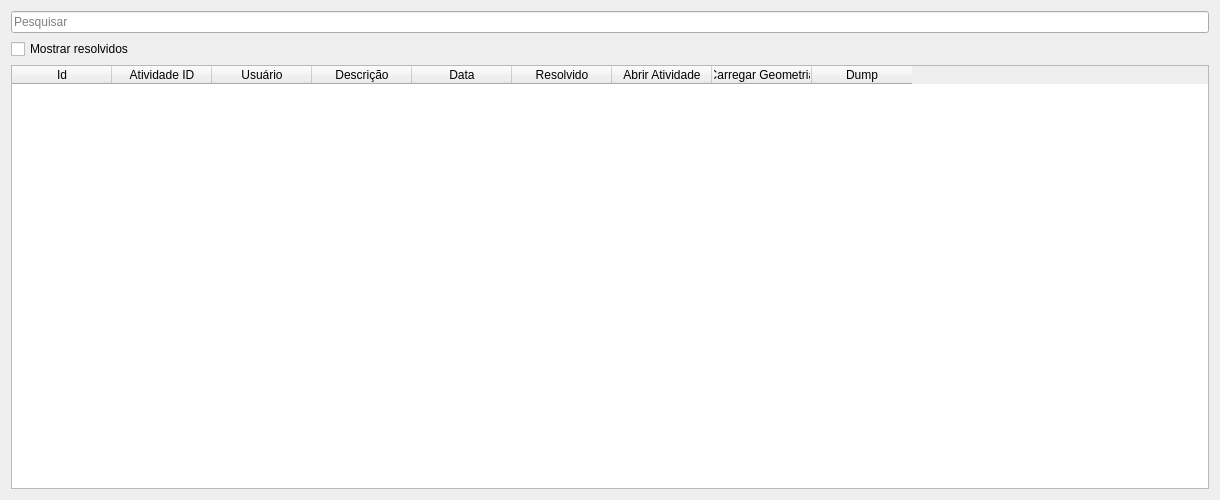
<?xml version="1.0" encoding="UTF-8"?>
<ui version="4.0">
 <class>Dialog</class>
 <widget class="QDialog" name="Dialog">
  <property name="geometry">
   <rect>
    <x>0</x>
    <y>0</y>
    <width>1220</width>
    <height>500</height>
   </rect>
  </property>
  <property name="windowTitle">
   <string>Alterações de Fluxo</string>
  </property>
  <layout class="QGridLayout" name="gridLayout">
   <item row="0" column="0">
    <widget class="QLineEdit" name="searchLe">
     <property name="placeholderText">
      <string>Pesquisar</string>
     </property>
    </widget>
   </item>
   <item row="1" column="0">
    <widget class="QCheckBox" name="onlyFixedCkb">
     <property name="text">
      <string>Mostrar resolvidos</string>
     </property>
    </widget>
   </item>
   <item row="2" column="0">
    <widget class="QTableWidget" name="tableWidget">
     <column>
      <property name="text">
       <string>Id</string>
      </property>
     </column>
     <column>
      <property name="text">
       <string>Atividade ID</string>
      </property>
     </column>
     <column>
      <property name="text">
       <string>Usuário</string>
      </property>
     </column>
     <column>
      <property name="text">
       <string>Descrição</string>
      </property>
     </column>
     <column>
      <property name="text">
       <string>Data</string>
      </property>
     </column>
     <column>
      <property name="text">
       <string>Resolvido</string>
      </property>
     </column>
     <column>
      <property name="text">
       <string>Abrir Atividade</string>
      </property>
     </column>
     <column>
      <property name="text">
       <string>Carregar Geometria</string>
      </property>
     </column>
     <column>
      <property name="text">
       <string>Dump</string>
      </property>
     </column>
    </widget>
   </item>
  </layout>
 </widget>
 <resources/>
 <connections/>
</ui>
